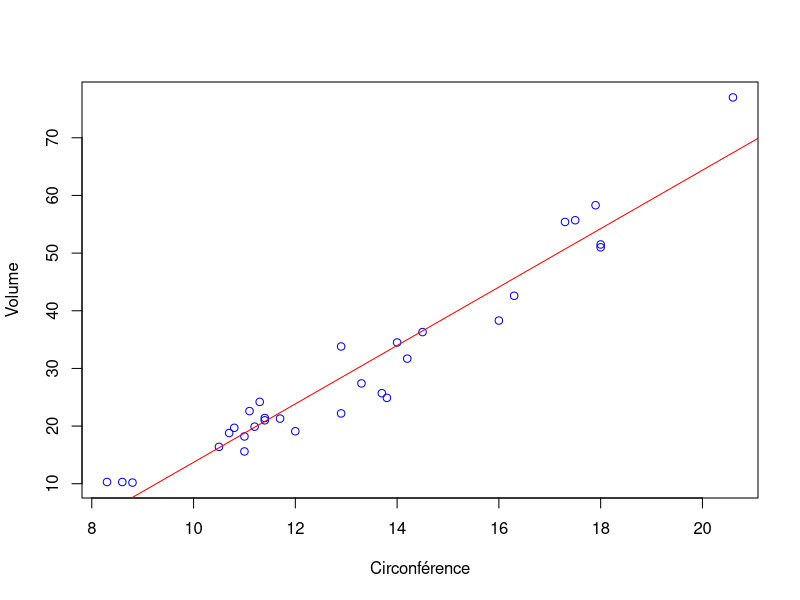

Recreate this plot in R.
# Exercice 2.6 — On utilise le tableau de données trees.
# 1) Entrez dans un vecteur X la circonférence des arbres. Dans un vecteur Y leur volume.
arbres = trees
names(arbres) = c("Circonf", "Hauteur", "Volume")
X<- arbres$Circonf
Y<- arbres$Volume
# 2) Tracer le nuage de points représentant le volume des arbres en fonction de leur grosseur.
# Ne fermez pas le graphe.
plot(X,Y, xlab = "Circonférence", ylab = "Volume", col="blue")
reg=lm(Y~X)
reg
abline(reg, col="red")
